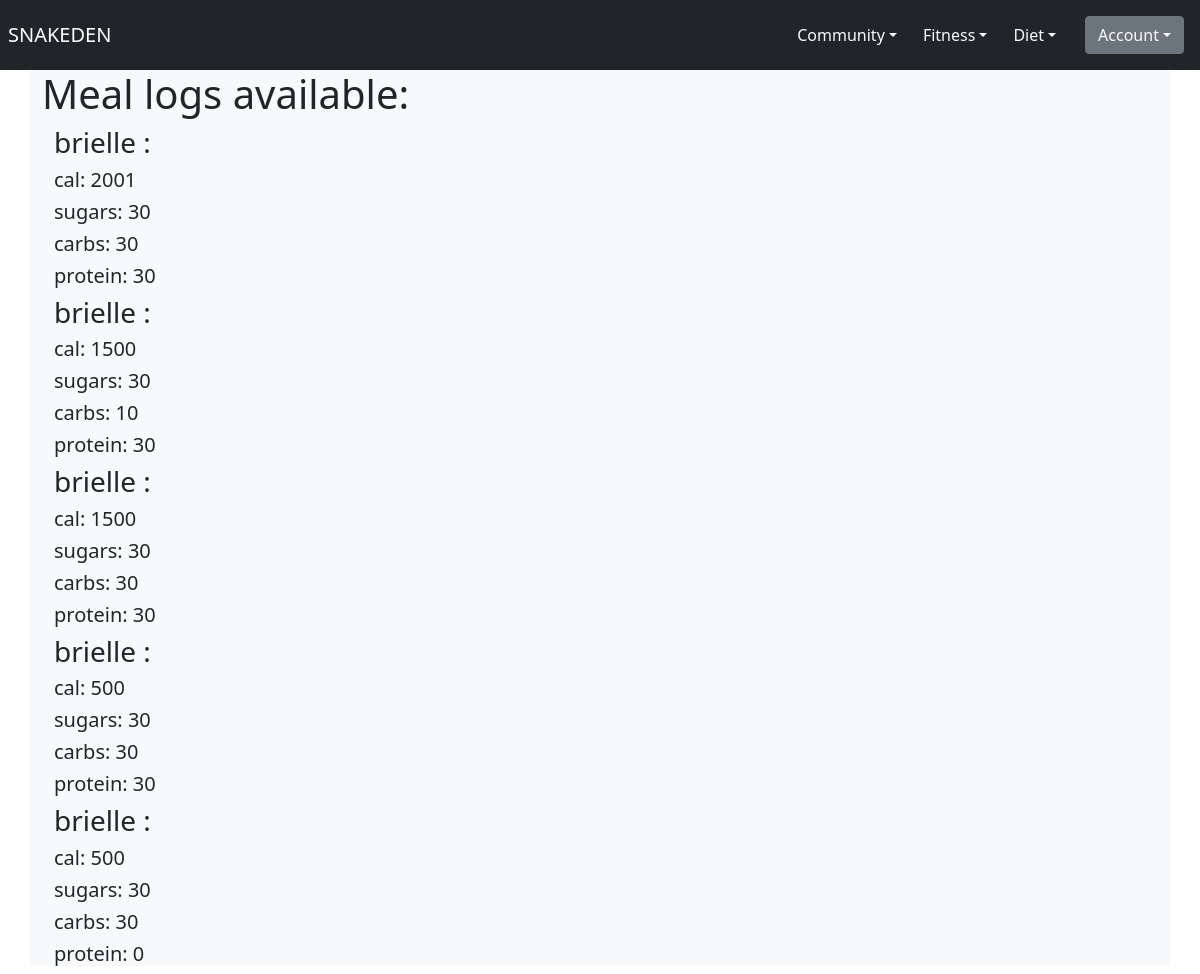
Screenshot of /diet/trainer_meal_log/ (signed in) with the database file from the repository.
### diet/models.py (models this page shows)
class Meal(models.Model):
    MEAL_TYPES = [
        ('Breakfast', 'Breakfast'),
        ('Lunch', 'Lunch'),
        ('Dinner', 'Dinner'),
        ('Snack', 'Snack'),
    ]
    meal_name = models.CharField(max_length=100)
    meal_type = models.CharField(max_length=50, choices=MEAL_TYPES)
    calories = models.IntegerField()
    carbs = models.IntegerField()
    sugars = models.IntegerField()
    protein = models.IntegerField()
    user = models.ForeignKey(User, on_delete=models.CASCADE)
    created_at = models.DateTimeField(auto_now_add=True)

### diet/views.py (the view)
# urls.py: path('trainer_meal_log/', views.trainer_meal_data, name="trainer_meal_data"),
@login_required
def trainer_meal_data(request):
    meals = Meal.objects.all()
    return render(request, 'diet/pro_meal_log.html', {'meals': meals})

### diet/templates/diet/pro_meal_log.html (shortened to what this page needs)
{% extends 'base.html' %}
{% block body %}
<h1>Meal logs available: </h1>
<div class="container">
    {% for meal in meals %}
        <h3>{{ meal.user }} :</h3>
        <h5>cal: {{ meal.calories }}</h5>
        <h5>sugars: {{ meal.sugars }}</h5>
        <h5>carbs: {{ meal.carbs }}</h5>
        <h5>protein: {{ meal.protein }}</h5>
    {% endfor %}
</div>
{% endblock %}

### static/style.css (style rules this page uses)
body { background-color: lightgray; }

### rows the page displays
Meal: user "brielle", calories "2001", sugars "30", carbs "30", protein "30"
Meal: user "brielle", calories "1500", sugars "30", carbs "10", protein "30"
Meal: user "brielle", calories "1500", sugars "30", carbs "30", protein "30"
Meal: user "brielle", calories "500", sugars "30", carbs "30", protein "30"
Meal: user "brielle", calories "500", sugars "30", carbs "30", protein "0"
